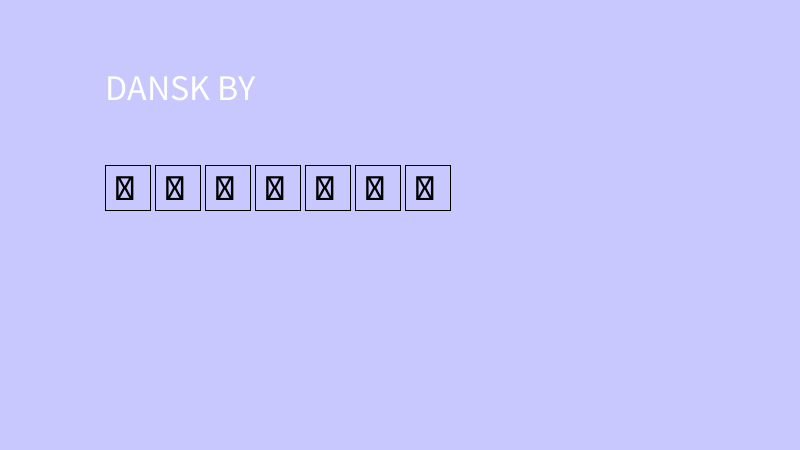
Frame 1 (no input)
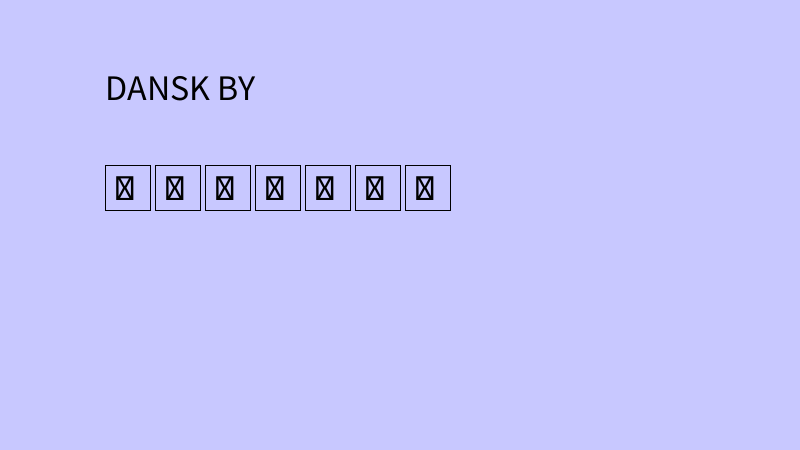
Frame 60 (the mouse pressed at the canvas centre just before this capture)
Frame 120 (the mouse held since frame 60 and released just before this capture): identical to frame 60, image omitted

The Processing sketch that drew these frames (run headless with seeded random() and noise(); from frame 60 on, the mouse is pressed at the canvas centre):

// Processing sketch: lykkehjulet
// ── lykkehjulet.pde
/* Lykkehjulet                                 */
String word; // Hemmeligt ord
int attempts; // Antal forsøg
String category = "DANSK BY"; // Kategori
// Mulige hemmelige ord
String[] words = {"København", "Aarhus",
  "Odense", "Aalborg", "Esbjerg"}; 
// Status på spillet i et array
boolean[] guessed;

/* Viser vinduet og sætter ordet */
void setup() {
  // Vælg et tilfældigt ord som skal gættes.
  word = words[int(random(words.length))];
  guessed = new boolean[word.length()];
  size(800, 450); // Vis vinduet
  textSize(36); // Bogstavernes størrelse
}

/* Opdaterer skærmen */
void draw() {
  background(200, 200, 255); // Nulstiller 
  textAlign(LEFT); // Venstrestil kategorien
  text(category, 105, 100); // Viser kategorien
  textAlign(CENTER); // Centrer i hver kasse
  char letter; // Bogstav i iteration af ord
  // Løb igennem alle bogstaver i ordet
  for (int i = 0; i < word.length(); i++) {
    // Sæt bogstavet ind i en firkant.
    fill(0, 0, 0); // Sort skrift
    if (guessed[i]) {
      letter = word.charAt(i);
    } else {
      letter = 20;
    }
    text(letter, 125 + i*50, 200);
    noFill(); // Tomme kasser
    rect(105 + i*50, 200 - 35, 45, 45);
  }
}

/* Gætter på et bogstav */
void keyPressed() {
  char letter;
  for (int i = 0; i < word.length(); i++) {
    letter = word.substring(i, i+1).toLowerCase()
      .charAt(0);
    // Undersøg for hvert tegn om det er gættet
    if (letter == key) guessed[i] = true; //<>//
  }
}
